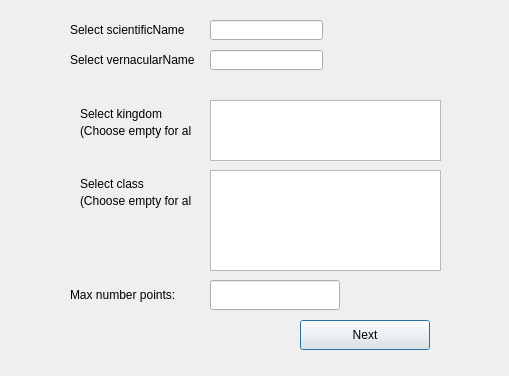
<?xml version="1.0" encoding="UTF-8"?>
<ui version="4.0">
 <class>Dialog</class>
 <widget class="QDialog" name="Dialog">
  <property name="geometry">
   <rect>
    <x>0</x>
    <y>0</y>
    <width>509</width>
    <height>376</height>
   </rect>
  </property>
  <property name="windowTitle">
   <string>Dialog</string>
  </property>
  <widget class="QLabel" name="lableAreaType_2">
   <property name="geometry">
    <rect>
     <x>70</x>
     <y>9</y>
     <width>130</width>
     <height>41</height>
    </rect>
   </property>
   <property name="text">
    <string>Select scientificName</string>
   </property>
  </widget>
  <widget class="QLineEdit" name="scientificName">
   <property name="geometry">
    <rect>
     <x>210</x>
     <y>20</y>
     <width>113</width>
     <height>20</height>
    </rect>
   </property>
  </widget>
  <widget class="QLabel" name="lableAreaType">
   <property name="geometry">
    <rect>
     <x>80</x>
     <y>99</y>
     <width>91</width>
     <height>30</height>
    </rect>
   </property>
   <property name="text">
    <string>Select kingdom</string>
   </property>
  </widget>
  <widget class="QLabel" name="maxNbr_artLabel">
   <property name="geometry">
    <rect>
     <x>70</x>
     <y>280</y>
     <width>130</width>
     <height>30</height>
    </rect>
   </property>
   <property name="text">
    <string>Max number points:</string>
   </property>
  </widget>
  <widget class="QLineEdit" name="maxNbr_art">
   <property name="geometry">
    <rect>
     <x>210</x>
     <y>280</y>
     <width>130</width>
     <height>30</height>
    </rect>
   </property>
  </widget>
  <widget class="QPushButton" name="loadDataButton">
   <property name="geometry">
    <rect>
     <x>300</x>
     <y>320</y>
     <width>130</width>
     <height>30</height>
    </rect>
   </property>
   <property name="text">
    <string>Next</string>
   </property>
  </widget>
  <widget class="QListWidget" name="artType">
   <property name="geometry">
    <rect>
     <x>210</x>
     <y>100</y>
     <width>231</width>
     <height>61</height>
    </rect>
   </property>
  </widget>
  <widget class="QLabel" name="lableAreaType_3">
   <property name="geometry">
    <rect>
     <x>80</x>
     <y>169</y>
     <width>91</width>
     <height>30</height>
    </rect>
   </property>
   <property name="text">
    <string>Select class</string>
   </property>
  </widget>
  <widget class="QListWidget" name="artClass">
   <property name="geometry">
    <rect>
     <x>210</x>
     <y>170</y>
     <width>231</width>
     <height>101</height>
    </rect>
   </property>
  </widget>
  <widget class="QLabel" name="lableAreaType_4">
   <property name="geometry">
    <rect>
     <x>80</x>
     <y>120</y>
     <width>111</width>
     <height>21</height>
    </rect>
   </property>
   <property name="text">
    <string>(Choose empty for all)</string>
   </property>
  </widget>
  <widget class="QLabel" name="lableAreaType_5">
   <property name="geometry">
    <rect>
     <x>80</x>
     <y>190</y>
     <width>111</width>
     <height>21</height>
    </rect>
   </property>
   <property name="text">
    <string>(Choose empty for all)</string>
   </property>
  </widget>
  <widget class="QLabel" name="lableAreaType_6">
   <property name="geometry">
    <rect>
     <x>70</x>
     <y>39</y>
     <width>130</width>
     <height>41</height>
    </rect>
   </property>
   <property name="text">
    <string>Select vernacularName</string>
   </property>
  </widget>
  <widget class="QLineEdit" name="vernacularName">
   <property name="geometry">
    <rect>
     <x>210</x>
     <y>50</y>
     <width>113</width>
     <height>20</height>
    </rect>
   </property>
  </widget>
 </widget>
 <resources/>
 <connections/>
</ui>
